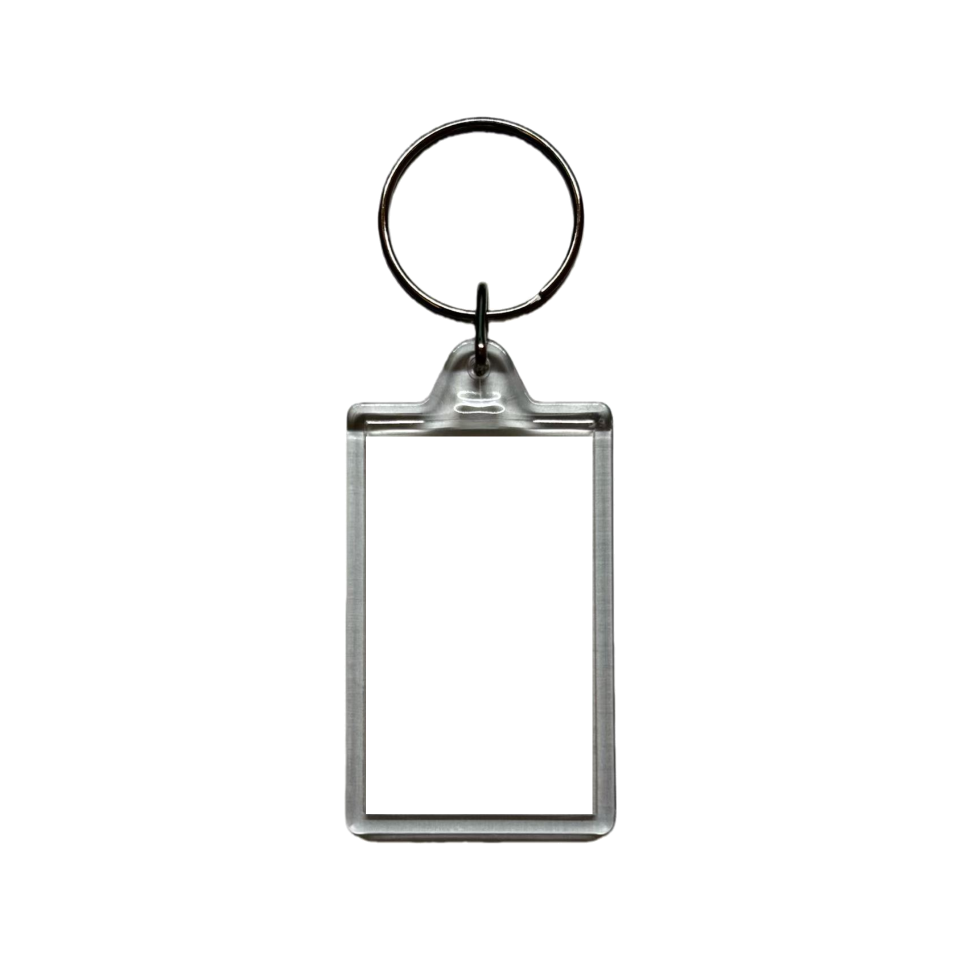
#> input picture assets/keychain/keychain_overlay.png, 1920 x 1920 px (shown at 1/2 size)
$ python make_keychain_shop.py
#> lines starting #> are read from the running program, lines starting #| are printed output that depends on the picture
### tools/noproxy.py
# -*- coding: utf-8 -*-
"""给「本地地址 + 国内音乐接口」关闭代理。

为什么需要这个
--------------
本机的 `HTTP_PROXY` / `HTTPS_PROXY` 指向一个本地代理端口（如
`http://127.0.0.1:60155`），而且每次启动端口都可能变化。urllib 会老老实实
按它走代理，于是：

1. **访问自家工作台**（`http://127.0.0.1:8765`）被送去代理 → 代理不认识
   这个地址 → 返回 **502 Bad Gateway** 或**空的 404**。
   前端拿不到 JSON，只能显示「返回不是合法 JSON / 没有反应」。
   浏览器不走这个环境变量，所以**「浏览器能用、脚本不能用」或反之**都可能出现，
   这就是「刚才还好好的」的来源。

2. **访问网易云 / QQ 音乐**也走代理 → 请求从代理出口出去（多为海外 IP）
   → 网易云更容易**限流**。这正是之前「同一个查询时好时坏、跑久了的进程
   查不到」的可疑来源之一。

对策
----
在发起任何请求**之前**设置 `NO_PROXY`，把这些地址列为直连：
本地回环地址 + 国内音乐相关域名。对外网的其它请求仍走代理（不受影响）。

用法：在 `fetch163.py` / `fetch_qq.py` / `server.py` 顶部
    import noproxy   # noqa: F401
放在 import urllib 之前或之后都可以，只要在**真正发请求之前**执行即可。
"""
import os

# 必须直连的目标：本地回环 + 国内音乐接口域名
_DIRECT = [
    "127.0.0.1",
    "localhost",
    "::1",
    "0.0.0.0",
    "music.163.com",
    "163.com",
    "126.net",
    "y.qq.com",
    "c.y.qq.com",
    "u.y.qq.com",
    "i.y.qq.com",
    "qq.com",
    "gtimg.cn",
    "y.gtimg.cn",
]


def install():
    """把直连清单并入 NO_PROXY（大小写都写，不同库读法不一致）。"""
    need = ",".join(_DIRECT)
    for key in ("NO_PROXY", "no_proxy"):
        cur = (os.environ.get(key) or "").strip()
        if not cur:
            os.environ[key] = need
            continue
        have = {x.strip().lower() for x in cur.split(",") if x.strip()}
        add = [d for d in _DIRECT if d.lower() not in have]
        if add:
            os.environ[key] = cur + "," + ",".join(add)
    return os.environ.get("NO_PROXY", "")


install()

### tools/make_keychain_shop.py
# -*- coding: utf-8 -*-
"""
钥匙扣「商品图」模式（白底 / 透明底，钥匙扣当主角）

与 make_keychain.py 的分工：
    make_keychain.py  场景图（effect shot）—— 封面模糊铺满当背景 + 白卡纸相框，
                      钥匙扣缩小居中当点缀，画布固定 1920×1920。
    本模块            商品图（product shot）—— 纯白底或透明底，**没有背景大图**，
                      钥匙扣放大当主角，支持竖长 / 正方形两种画布，并支持多只拼版总览。

几何基准（2026-09-17 实测自 assets/keychain/keychain_overlay.png，非估算）：
    贴片 1920×1920 RGBA
    钥匙扣外轮廓（含金属环） x 688~1233 · y 232~1687  → 546 × 1456，比例 1:2.667
    内腔（放卡片的透明区）   x 732~1184 · y 873~1627  → 453 × 755，比例 1:1.667
    卡片源图 players/*.png = 1181×1968，比例与内腔**完全一致** → 直接缩放不变形。
    （该组数值与 make_keychain.py 的 PL_* 常量偏差为 0，两处口径一致。）

用法：
    # 整组批处理（出 4 种单只变体 + 2 种拼版）
    python tools/make_keychain_shop.py --batch outputs/周杰伦-热门前5

    # 指定输出目录 / 只出一部分变体
    python tools/make_keychain_shop.py --batch outputs/某批次 --out 某处 \\
        --canvas long --bg white

    # 单张
    python tools/make_keychain_shop.py --cover 封面.jpg --player 播放图.png --out out.jpg
"""
import os
import sys
import glob
import json
import math
import argparse
from PIL import Image

try:
    from make_set import save_retry          # 写文件重试，抗 Windows 文件锁
except Exception:
    save_retry = None

HERE = os.path.dirname(os.path.abspath(__file__))
ROOT = os.path.dirname(HERE)
ASSETS = os.path.join(ROOT, "assets", "keychain")
OVERLAY = os.path.join(ASSETS, "keychain_overlay.png")
DEMO_DIR = os.path.join(ROOT, "assets", "demo")


def log(*a):
    print(*a, flush=True)


# ---------- 实测几何（改这里之前先重跑 _tmp/measure_overlay.py）----------
OBX0, OBY0, OBX1, OBY1 = 688, 232, 1233, 1687        # 钥匙扣外轮廓
IBX0, IBY0, IBX1, IBY1 = 732, 873, 1184, 1627         # 内腔
OW, OH = OBX1 - OBX0 + 1, OBY1 - OBY0 + 1             # 546 × 1456
IW, IH = IBX1 - IBX0 + 1, IBY1 - IBY0 + 1             # 453 × 755

# ---------- 画布配方（可配置）----------
#   label: 界面显示名            tag: 写进文件名的中文简称（**必须唯一**）
#   w=None: 宽度按钥匙扣比例反算（竖长画布）  h: 画布高（正整数）
#   pad: 上下各留白占画布高的比例（钥匙扣高 = 1 - 2*pad），有效范围 (0, 0.45)
#
# ⚠️ 这里改的只是「外面那层商品图画布」。卡面 players/*.png 必须保持 1:1.667
#    （卡套内腔的比例），动了就嵌不进去 —— 两者是两回事，别混。
#
# 完整清单在 config/canvas_presets.json（可增删改）；下面只是**文件缺失或损坏时的兜底**，
# 避免一个配置文件写坏就把整个商品图功能搞没。
FALLBACK_PRESETS = {
    "long":   dict(label="竖长 · 贴合钥匙扣", tag="竖长", w=None, h=2000, pad=0.060),
    "square": dict(label="方形 1920×1920",   tag="方形", w=1920, h=1920, pad=0.070),
}

PRESET_FILE = os.path.join(ROOT, "config", "canvas_presets.json")
PAD_MIN, PAD_MAX = 0.01, 0.44     # pad ≥ 0.5 会除零 / 算出负宽，必须挡在前面


# [70 lines left out: functions _safe_tag, _norm_preset, not called in this run]


def load_presets(path=PRESET_FILE):
    """读 config/canvas_presets.json。任何异常都退回兜底预设，**绝不抛出去**。

    ⚠️ 这个函数在模块 import 时就会被调用（`CANVAS_SPEC = load_presets()`），
    所以它只能引用**已经定义好**的东西 —— log() 必须在本文件更靠前的位置。
    否则配置文件一写坏就会 NameError，服务端 import 失败 → SHOP=None →
    整个白底商品图功能消失，而不是文档承诺的"退回兜底"。
    """
    try:
        with open(path, encoding="utf-8") as f:
            user = json.load(f)
        if not isinstance(user, dict):
            raise ValueError("顶层必须是对象")
    except FileNotFoundError:
        return {k: dict(v) for k, v in FALLBACK_PRESETS.items()}
    except Exception as e:
        log("⚠ 画布预设 %s 读不了（%s: %s），改用兜底预设"
            % (path, type(e).__name__, e))
        return {k: dict(v) for k, v in FALLBACK_PRESETS.items()}

    out, tag_owner = {}, {}
    for k, v in user.items():
        if not k or k.startswith("_"):       # _ 开头的键是注释
            continue
        p = _norm_preset(k, v)
        if p is None:
            continue
        # tag 去重按「小写化后的安全 tag」，这样 F / f 这种在 NTFS 上会互相覆盖的
        # 情况会被当成重复而跳过第二条，而不是落盘时悄悄丢一张图。
        safe = p["tag"].casefold()
        if safe in tag_owner:               # tag 重复 → 文件名会互相覆盖
            log("⚠ 画布预设「%s」的 tag「%s」与「%s」重复，已跳过（tag 必须唯一）"
                % (k, p["tag"], tag_owner[safe]))
            continue
        tag_owner[safe] = k
        out[k] = p

    if not out:
        log("⚠ %s 里没有可用预设，改用兜底预设" % path)
        return {k: dict(v) for k, v in FALLBACK_PRESETS.items()}
    return out


CANVAS_SPEC = load_presets()


def canvas_tag(kind):
    """画布 key → 文件名里用的中文简称。"""
    return (CANVAS_SPEC.get(kind) or {}).get("tag") or kind


def parse_canvases(value):
    """把 --canvas / 接口参数解析成画布 key 列表（服务端也复用这个）。

    接受 "long" / "both" / "long,square" / ["long", "square"]；
    both 展开成基础两款（竖长 + 方形）。未知 key 忽略并提示，全空退回 long。
    """
#> called with value = 'both'
    if value is None:
        return ["long", "square"]
    if isinstance(value, (list, tuple, set)):
        parts = [str(x) for x in value]
    else:
        parts = str(value).replace(",", " ").split()
    out = []
    for p in parts:
        p = p.strip()
        if not p:
            continue
        for k in (["long", "square"] if p == "both" else [p]):
            if k not in CANVAS_SPEC:
                log("⚠ 未知画布预设「%s」，已忽略（可选：%s）"
                    % (k, "/".join(CANVAS_SPEC)))
            elif k not in out:
                out.append(k)
    if out:
        return out
    # 全非法时兜底：优先 long，但用户可能把 long 删了，那就取第一个可用预设
    return ["long"] if "long" in CANVAS_SPEC else [next(iter(CANVAS_SPEC))]

CARD_BLEED = 2          # 卡片每边多出 1px，防止缩放取整导致边缘露白
GRID_COLS = 5           # 拼版列数（仿样板图 5 列）
GRID_CELL_W = 360       # 拼版单元宽（高按竖长比例自动算）
GRID_GAP = 0.12         # 单元间距 = 单元宽 × 该值
GRID_MARGIN = 0.24      # 画布外边距 = 单元宽 × 该值


def load_overlay_trimmed(path=OVERLAY):
    """读贴片并裁到钥匙扣外轮廓 —— 省掉四周大片透明区，缩放更省、定位更准。"""
#> called with path = 'assets/keychain/keychain_overlay.png'
    ov = Image.open(path).convert("RGBA")
#> ov is the input picture: PIL image 1920x1920 RGBA; mean R, G, B, A 239.4, 239.6, 239, 12.4
    return ov.crop((OBX0, OBY0, OBX1 + 1, OBY1 + 1))
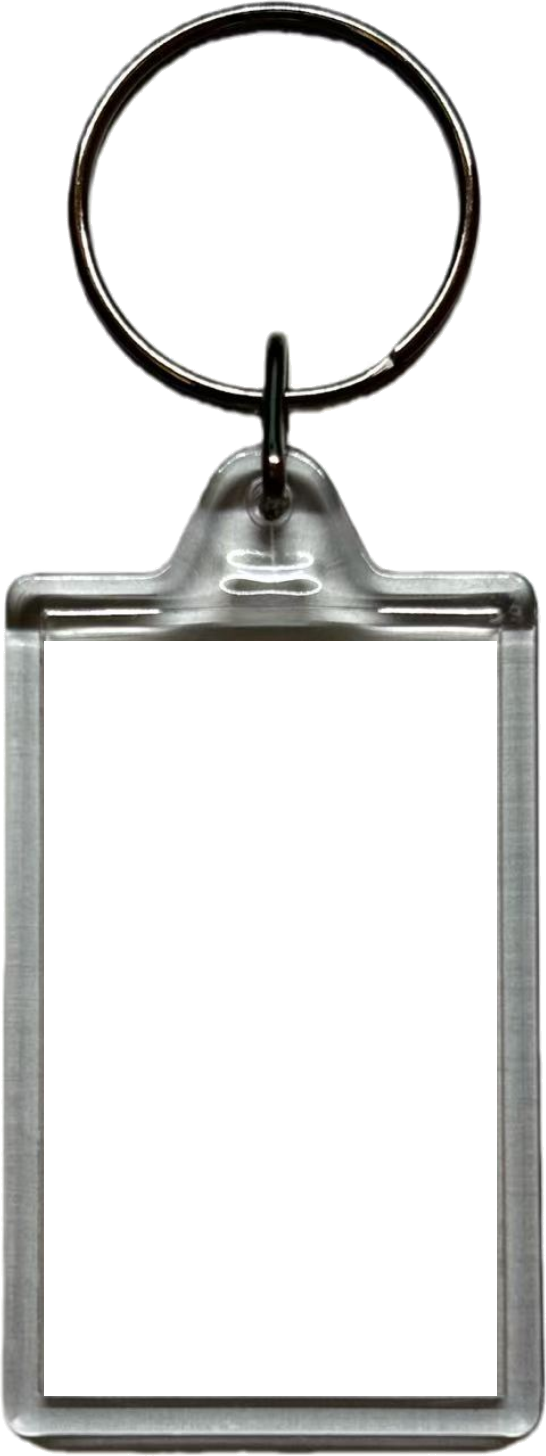
#> returned value: PIL image 546x1456 RGBA; mean R, G, B, A 182.5, 183.7, 181, 57.6; transparent parts drawn white


def canvas_size(kind):
    spec = CANVAS_SPEC[kind]
    h = spec["h"]
    pad = spec.get("pad", 0.07)
    target_h = round(h * (1 - 2 * pad))
    w_need = round(OW * target_h / OH)
    w = spec.get("w") or round(w_need / (1 - 2 * pad))   # 左右也留同样比例的白
    return w, h


def build_unit(player_path, ov_trim, kind="long", bg="white", padding_rgb=None):
    """出一只钥匙扣的商品图。

    kind: long(竖长) / square(正方形)
    bg:   white(纯白底) / transparent(透明底)
    返回 RGBA Image。
    """
#> called with player_path = 'assets/demo/player.png', kind = 'long', bg = 'white'
    spec = CANVAS_SPEC[kind]
    CW, CH = canvas_size(kind)
    pad = spec.get("pad", 0.07)
    target_h = round(CH * (1 - 2 * pad))
    scale = target_h / OH

    uw = round(OW * scale)
    ux = (CW - uw) // 2
    uy = round(CH * pad)

    if bg == "white":
        base = Image.new("RGBA", (CW, CH), (255, 255, 255, 255))
#> base: PIL image 750x2000 RGBA; every value is 255
    elif bg == "transparent":
        base = Image.new("RGBA", (CW, CH), (0, 0, 0, 0))
    elif bg == "padding":                      # 用封面主色做衬底（备用）
        base = Image.new("RGBA", (CW, CH), tuple(padding_rgb or (255, 255, 255)) + (255,))
    else:
        raise ValueError("未知 bg: %s" % bg)

    # 卡片：按内腔等比缩放，四周各多 1px 藏进卡套边框底下
    card_w = round(IW * scale) + CARD_BLEED
    card_h = round(IH * scale) + CARD_BLEED
    card_x = ux + round((IBX0 - OBX0) * scale) - CARD_BLEED // 2
    card_y = uy + round((IBY0 - OBY0) * scale) - CARD_BLEED // 2
    card = Image.open(player_path).convert("RGB").resize((card_w, card_h), Image.LANCZOS)
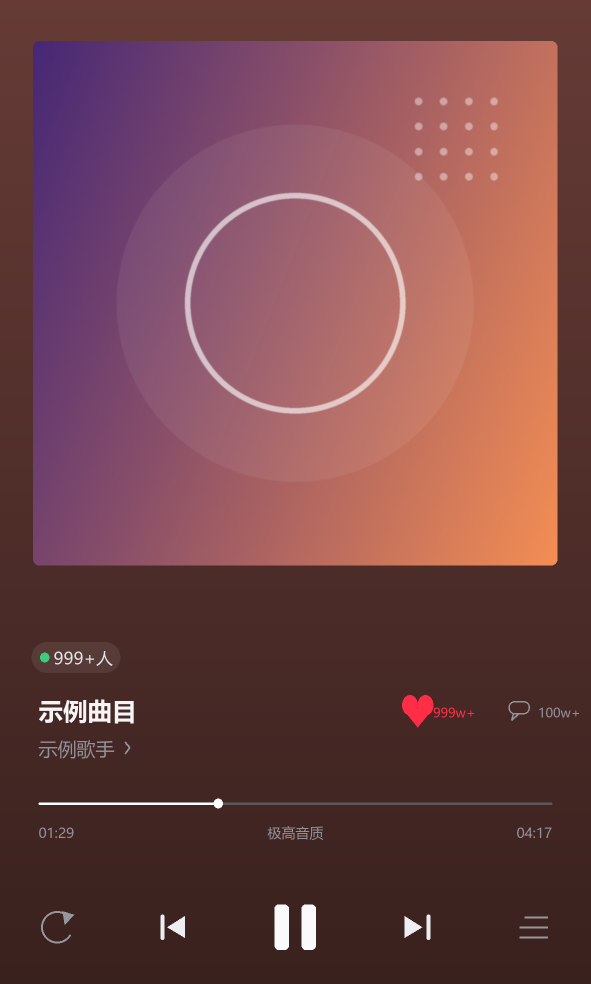
#> input picture assets/demo/player.png, 1181 x 1968 px (shown at 1/2 size)
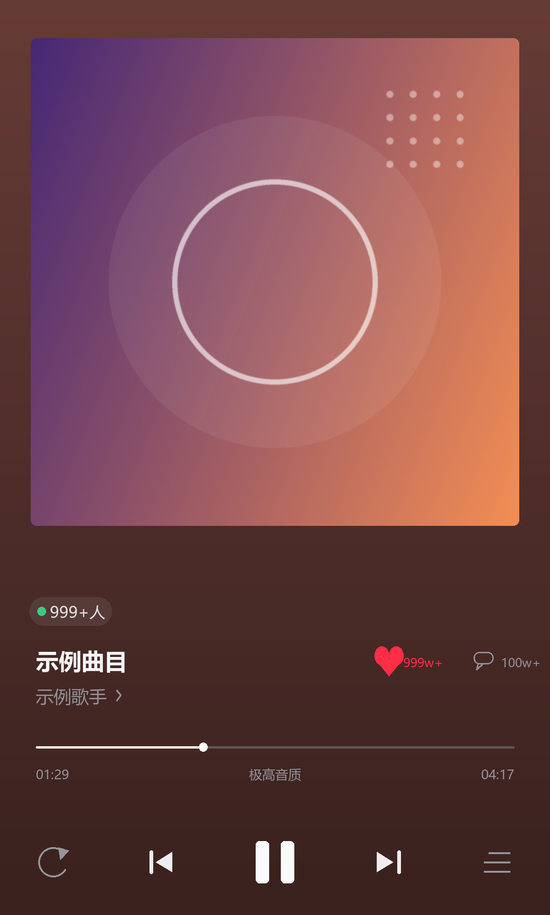
#> card: PIL image 550x915 RGB; mean R, G, B 115, 69, 71.8
    base.paste(card, (card_x, card_y))
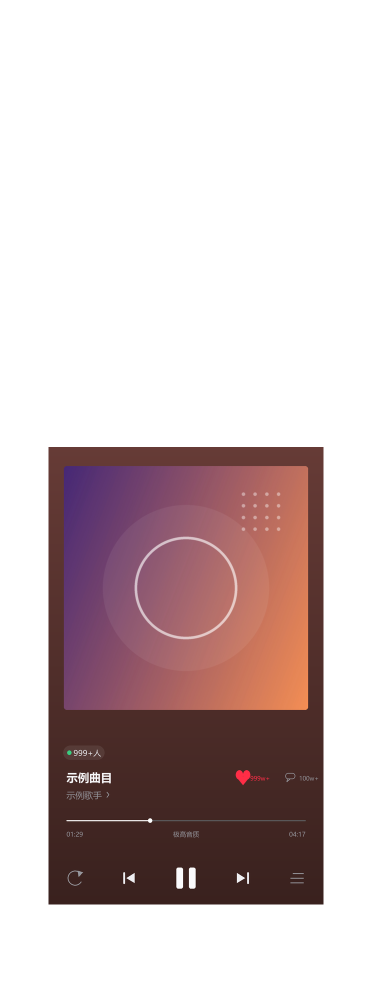
#> base: PIL image 750x2000 RGBA (shown at 1/2 size); mean R, G, B, A 208, 192.6, 193.5, 255

    # 贴片盖在上面（内腔透明，卡片正好透出来）
    base.alpha_composite(ov_trim.resize((uw, target_h), Image.LANCZOS), (ux, uy))
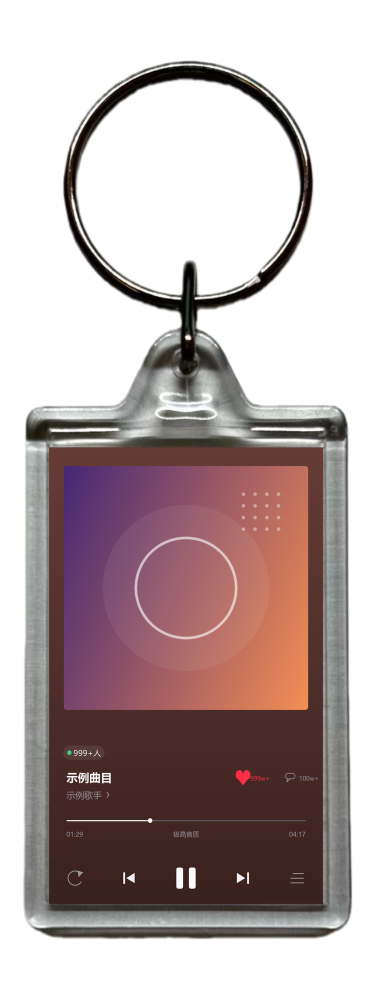
#> base: PIL image 750x2000 RGBA (shown at 1/2 size); mean R, G, B, A 184.7, 169.4, 169.7, 255
    return base


# [25 lines left out: function build_grid, not called in this run]


def save_img(im, path, bg="white"):
#> called with bg = 'white'
    d = os.path.dirname(path)
    if d:
        os.makedirs(d, exist_ok=True)
    if path.lower().endswith(".png"):
        im.save(path)
    else:
        out = im.convert("RGB") if im.mode == "RGBA" else im
        if save_retry:
            save_retry(out, path, quality=95)
        else:
            out.save(path, quality=95)
    return path


def variants_of(name, player_path, ov_trim, out_dir, canvases, bgs, log_each=True):
    """给一首歌出全部变体，返回 {变体键: 路径}。"""
    made = {}
    for kind in canvases:
        for bg in bgs:
            im = build_unit(player_path, ov_trim, kind=kind, bg=bg)
            suffix = canvas_tag(kind)
            ext = ".png" if bg == "transparent" else ".jpg"
            tag = "" if bg == "white" else "-透明"
            p = os.path.join(out_dir, "%s-商品图-%s%s%s" % (name, suffix, tag, ext))
            save_img(im, p, bg=bg)
            made[(kind, bg)] = p
            if log_each:
                log("    %s%s  ->  %s" % (suffix, tag, os.path.basename(p)))
    return made


# [46 lines left out: function batch, not called in this run]


def main():
    ap = argparse.ArgumentParser(description="钥匙扣商品图（白底/透明底）")
    ap.add_argument("--cover", default=None)
    ap.add_argument("--player", default=None)
    ap.add_argument("--out", default=None)
    ap.add_argument("--batch", default=None, help="对某歌手输出目录整组处理")
    ap.add_argument("--canvas", default="both",
                    help="画布预设，可用逗号给多个（both = 竖长+方形）。可选：%s"
                         % "/".join(CANVAS_SPEC))
    ap.add_argument("--bg", default="both", choices=["white", "transparent", "both"])
    ap.add_argument("--no-grid", action="store_true", help="不出拼版总览")
    ap.add_argument("--only", nargs="*", default=None, help="只处理名字含这些关键词的曲目")
    ap.add_argument("--overlay", default=OVERLAY)
    ap.add_argument("--list-canvas", action="store_true", help="列出所有画布预设后退出")
    a = ap.parse_args()

    if a.list_canvas:
        log("画布预设（%s）：" % PRESET_FILE)
        for k, v in CANVAS_SPEC.items():
            log("  %-9s %-20s %s×%s  pad=%.3f"
                % (k, v.get("label", k), v.get("w") or "自动", v["h"], v.get("pad", 0.07)))
        return

    canvases = parse_canvases(a.canvas)
    bgs = ("white", "transparent") if a.bg == "both" else (a.bg,)

    if not os.path.exists(a.overlay):
        log("缺少贴片：%s" % a.overlay)
        sys.exit(1)

    if a.batch:
        batch(a.batch, a.out, canvases, bgs, grid=not a.no_grid, only=a.only)
        return

    if not a.player:
        a.player = os.path.join(DEMO_DIR, "player.png")
        log("未提供 --player，用占位素材：%s" % a.player)
    out_dir = a.out or os.path.join(ROOT, "outputs", "keychain_shop_test")
    os.makedirs(out_dir, exist_ok=True)
    ov_trim = load_overlay_trimmed()
    variants_of("demo", a.player, ov_trim, out_dir, canvases, bgs)


if __name__ == "__main__":
    main()
